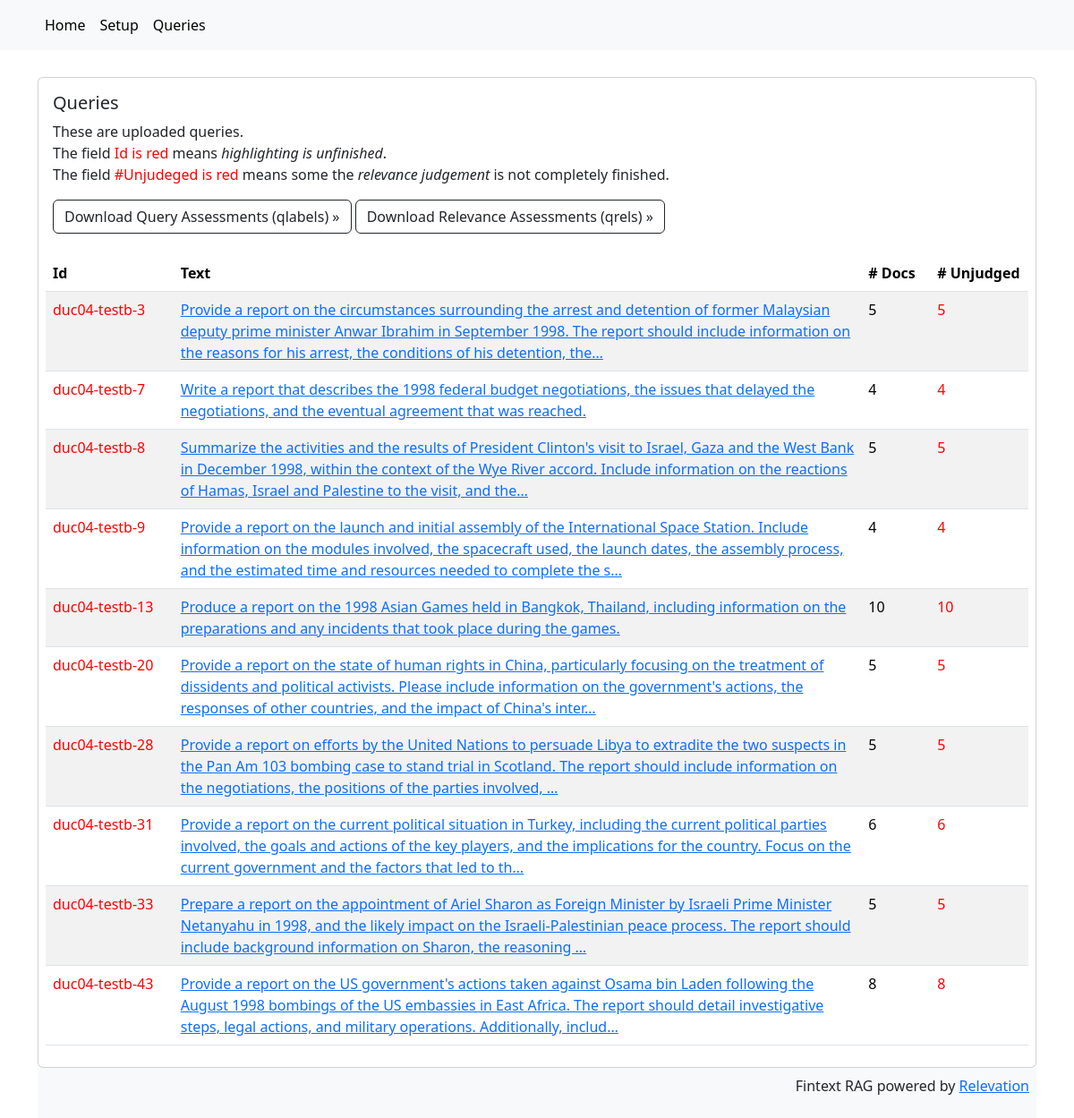
Screenshot of /query with the database file from the repository.
### judgementapp/models.py (models this page shows, shortened)
class Query(models.Model):
    qId = models.CharField(max_length=100)
    text = models.CharField(max_length=300, default="NA")
    topic = models.JSONField(default={'1': 1})
    metadata = models.JSONField(default=default_query_metadata)
    questions = models.JSONField(default=default_query_questions)
    question_labels = models.JSONField(default=default_query_question_labels)
    reference = models.TextField()
    report = models.TextField()
    nuggets = models.JSONField(default=default_query_nuggets)
    def unfinished(self):
        n_total = sum([1 for v in self.question_labels.values()])
        n_judged = sum([int(v) for v in self.question_labels.values() if v != -1])
        if n_judged == 0:
            return 0
        elif n_total != n_judged:
            return 1
        else:
            return 2
    def num_unjudged_docs(self):
        unjugded = [1 for judgement in self.judgements() if max(judgement.relevances.values()) == -1]
        return len(unjugded)
    def num_judgements(self):
        return len(self.judgements())
    def judgements(self):
        return Judgement.objects.filter(query=self.id)

class Judgement(models.Model):
    labels = {-1: 'Unjudged', 0: 'Not relvant', 1: 'minimally relevant', 2:'limited relevant', 3:'partially relevant', 4:'mostly relevant', 5:'fully relevant'}
    query = models.ForeignKey(Query, on_delete=models.CASCADE)
    document = models.ForeignKey(Document, on_delete=models.CASCADE)
    comment = models.TextField(default="", null=True)
    relevances = models.JSONField(default=default_judgement_relevances)
    rationales = models.JSONField(default=default_judgement_rationales)

### judgementapp/views.py (the view)
# urls.py: re_path(r'^query$', views.query_list, name='query_list'),
def query_list(request):
    queries = Query.objects.order_by('id')
    return render(request, 'judgementapp/query_list.html', {'queries': queries})

### judgementapp/templates/judgementapp/query_list.html (shortened to what this page needs)
{% extends "judgementapp/base.html" %}
{% block content %}
<div class="card">
    <div class="card-body">
        <h5 class="card-title">Queries</h5>
        <p class="card-text">
        These are uploaded queries. <br/>
        The field <span style="color: red">Id is red</span> means <i>highlighting is unfinished</i>.<br/>
        The field <span style="color: red">#Unjudeged is red</span> means some the <i>relevance judgement</i> is not completely finished.
        </p>
        {% if queries %}
        <a href="{% url 'qlabels' %}" class="btn btn-outline-dark">Download Query Assessments (qlabels) &raquo;</a>
        <a href="{% url 'qrels' %}" class="btn btn-outline-dark">Download Relevance Assessments (qrels) &raquo;</a>
        {% endif %}
    </div>
    <div class="table-responsive m-2">
        <table class="table table-striped">
        <thead style="table-layout:fixed">
            <tr><th style="width: 13%">Id</th>
                <th style="width: 70%">Text</th>
                <th style="width: 7%"># Docs</th>
                <th style="width: 10%"># Unjudged</th>
            </tr>
        </thead>
        <tbody>
            {% for query in queries %}
                <tr><td><p style="color:
                    {% if query.unfinished == 0 %} red {% endif %}
                    {% if query.unfinished == 2 %} green {% endif %}">{{ query.qId }}</p>
                </td>
                <td><a href="{% url 'query' qId=query.qId%}">{{ query.text|truncatechars:256 }}</a>
                </td>
                <td>{{ query.num_judgements }}</td>
                {% if query.type.0 == 1 %}
                    <td style="color: lightgray"><u>{{ query.num_unjudged_docs }}</u></td>
                {% elif query.num_unjudged_docs > 0 %}
                    <td style="color: red" >{{ query.num_unjudged_docs }}</td>
                {% else %}
                    <td>{{ query.num_unjudged_docs }}</td>
                {% endif %}
            </tr>
            {% endfor %}
        </tbody>
        </table>
    </div>
</div>
{% endblock %}

### rows the page displays
Query: qId "duc04-testb-3", text "Provide a report on the circumstances surrounding the arrest and detention of former Malaysian deputy prime minister Anwar Ibrahim in September 1998. The report should include information on the reasons for his arrest, the conditions of his detention, the…", num_judgements "5", num_unjudged_docs "5"
Query: qId "duc04-testb-7", text "Write a report that describes the 1998 federal budget negotiations, the issues that delayed the negotiations, and the eventual agreement that was reached.", num_judgements "4", num_unjudged_docs "4"
Query: qId "duc04-testb-8", text "Summarize the activities and the results of President Clinton's visit to Israel, Gaza and the West Bank in December 1998, within the context of the Wye River accord. Include information on the reactions of Hamas, Israel and Palestine to the visit, and the…", num_judgements "5", num_unjudged_docs "5"
Query: qId "duc04-testb-9", text "Provide a report on the launch and initial assembly of the International Space Station. Include information on the modules involved, the spacecraft used, the launch dates, the assembly process, and the estimated time and resources needed to complete the s…", num_judgements "4", num_unjudged_docs "4"
Query: qId "duc04-testb-13", text "Produce a report on the 1998 Asian Games held in Bangkok, Thailand, including information on the preparations and any incidents that took place during the games.", num_judgements "10", num_unjudged_docs "10"
Query: qId "duc04-testb-20", text "Provide a report on the state of human rights in China, particularly focusing on the treatment of dissidents and political activists. Please include information on the government's actions, the responses of other countries, and the impact of China's inter…", num_judgements "5", num_unjudged_docs "5"
Query: qId "duc04-testb-28", text "Provide a report on efforts by the United Nations to persuade Libya to extradite the two suspects in the Pan Am 103 bombing case to stand trial in Scotland. The report should include information on the negotiations, the positions of the parties involved, …", num_judgements "5", num_unjudged_docs "5"
Query: qId "duc04-testb-31", text "Provide a report on the current political situation in Turkey, including the current political parties involved, the goals and actions of the key players, and the implications for the country. Focus on the current government and the factors that led to th…", num_judgements "6", num_unjudged_docs "6"
Query: qId "duc04-testb-33", text "Prepare a report on the appointment of Ariel Sharon as Foreign Minister by Israeli Prime Minister Netanyahu in 1998, and the likely impact on the Israeli-Palestinian peace process. The report should include background information on Sharon, the reasoning …", num_judgements "5", num_unjudged_docs "5"
Query: qId "duc04-testb-43", text "Provide a report on the US government's actions taken against Osama bin Laden following the August 1998 bombings of the US embassies in East Africa. The report should detail investigative steps, legal actions, and military operations. Additionally, includ…", num_judgements "8", num_unjudged_docs "8"
